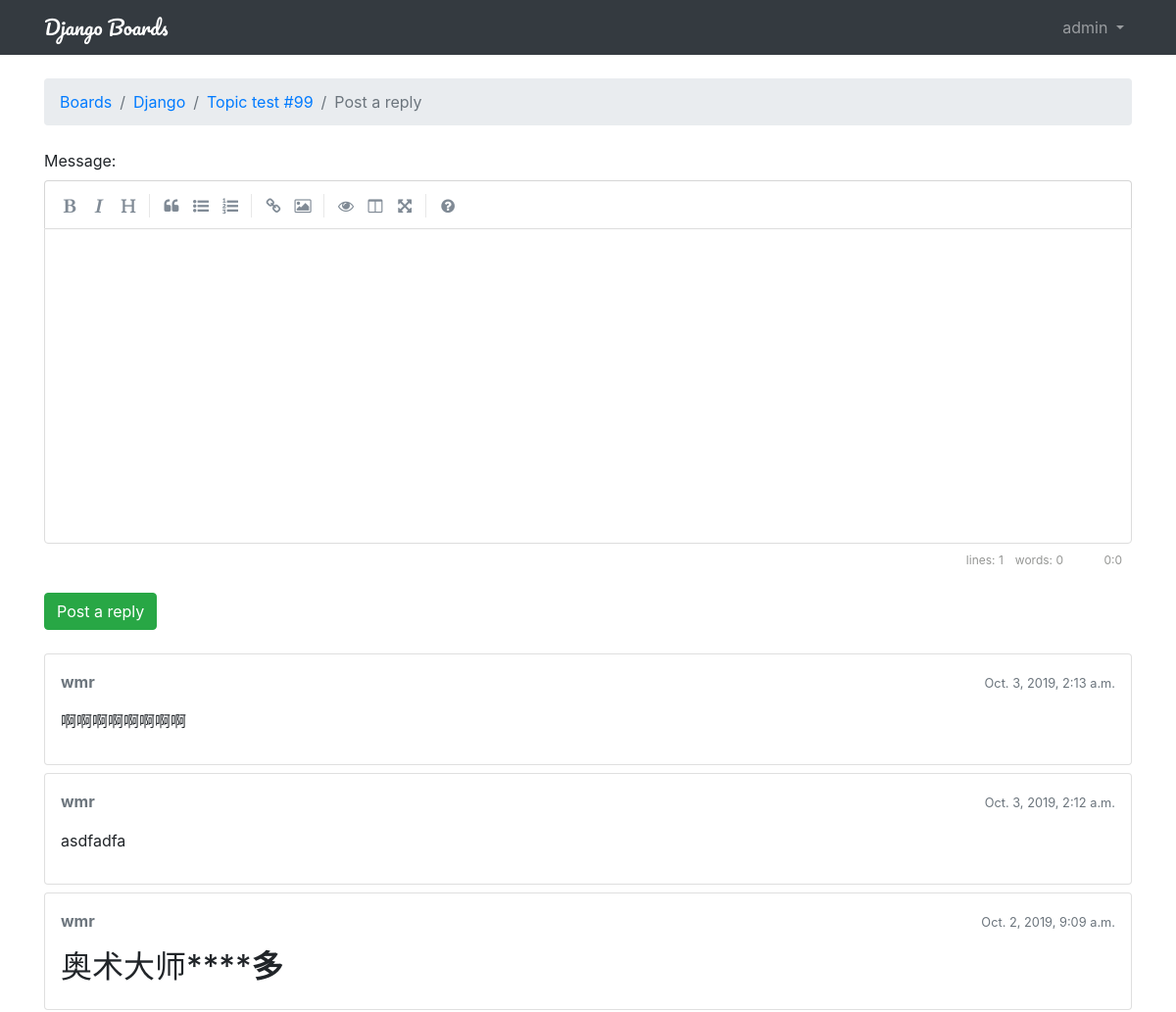
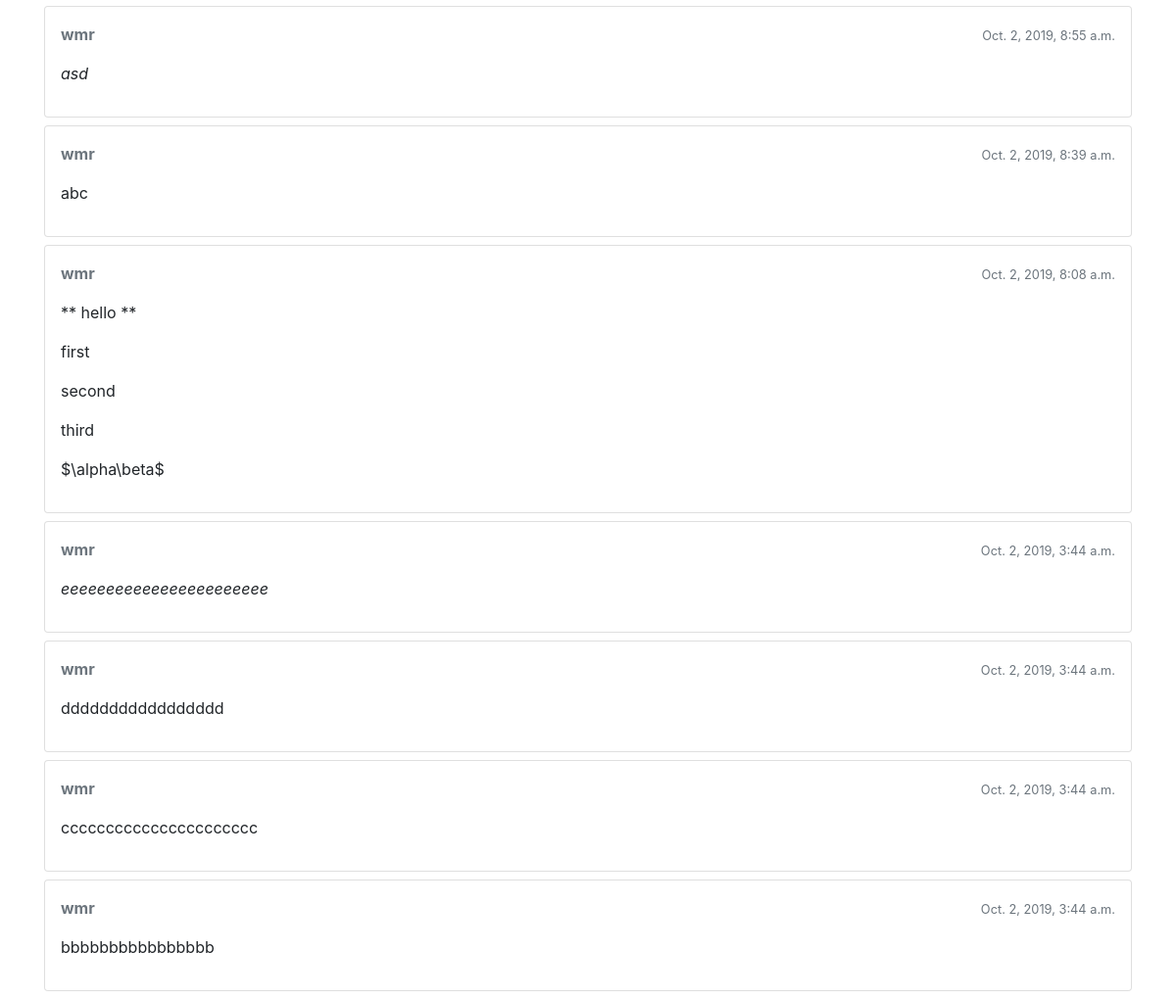
The page /board/1/topics/104/reply/ (signed in) on the database as committed earlier (2 pictures, top to bottom).
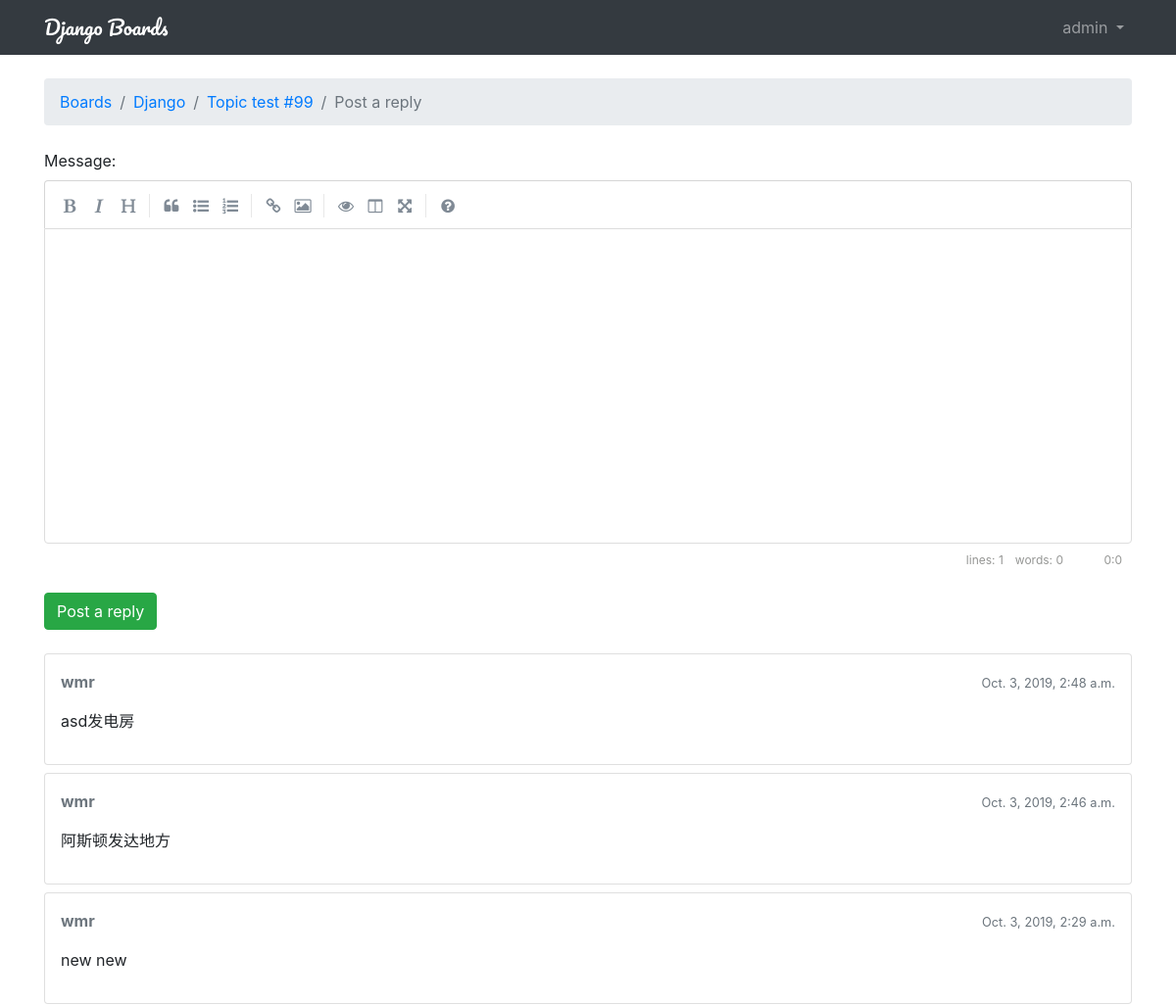
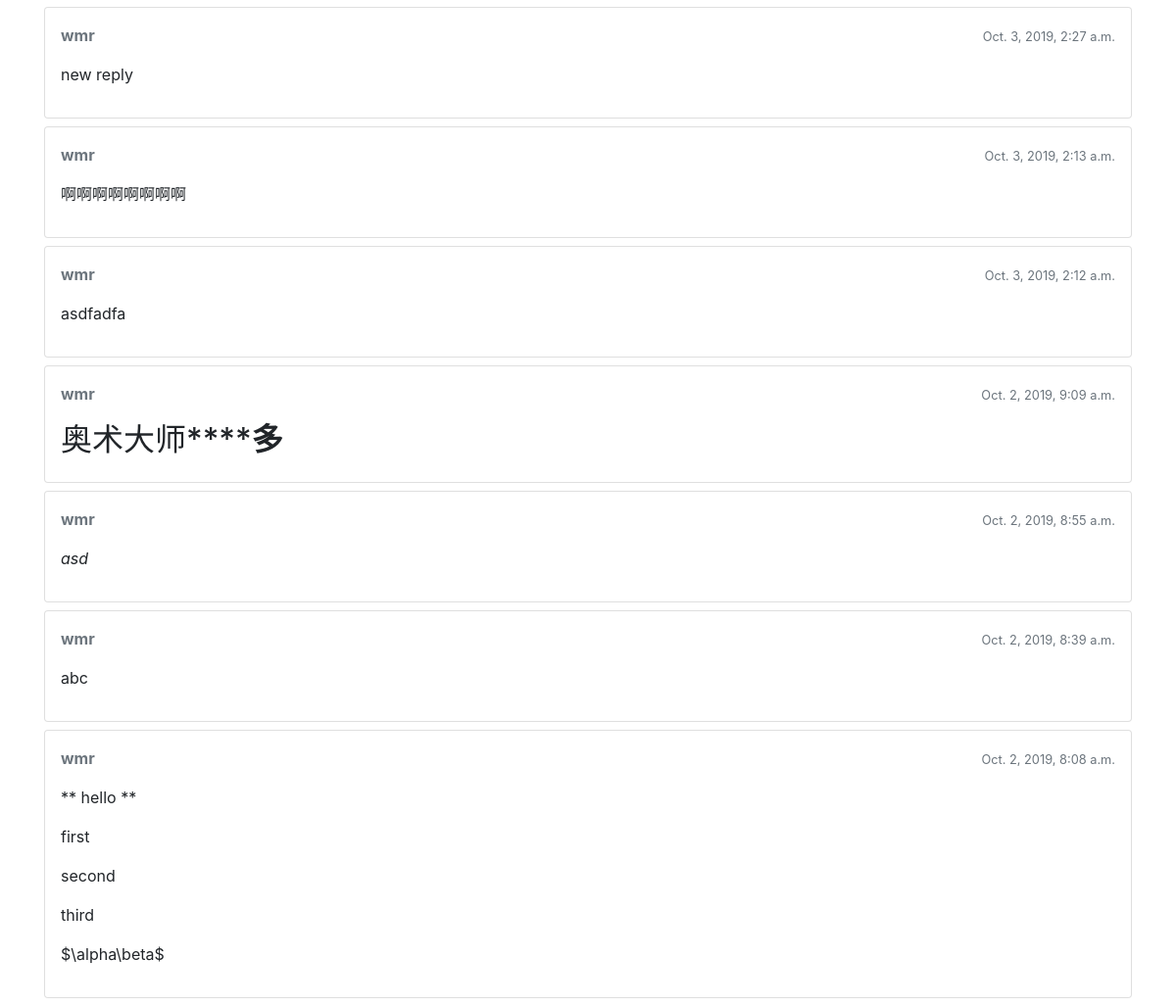
The same page on the database as committed later (2 pictures, top to bottom).
### boards/models.py (models this page shows, shortened)
class Post(models.Model):
    message = models.TextField(max_length=4000)
    topic = models.ForeignKey(Topic, related_name='posts')
    created_at = models.DateTimeField(auto_now_add=True)
    updated_at = models.DateTimeField(null=True)
    created_by = models.ForeignKey(User, related_name='posts')
    updated_by = models.ForeignKey(User, null=True, related_name='+')  # +表示不建立反向关系，即不关心用户修改过哪些帖子
    def get_message_as_markdown(self):
        return mark_safe(markdown(self.message, safe_mode='escape'))

### boards/views.py (the view)
# urls.py: url(r'^board/(?P<pk>\d+)/topics/(?P<topic_pk>\d+)/reply/$', views.reply_topic, name='reply_topic'),
@login_required
def reply_topic(request, pk, topic_pk):
    topic = get_object_or_404(Topic, board__pk=pk, pk=topic_pk)
    if request.method == 'POST':
        form = PostForm(request.POST)
        if form.is_valid():
            post = form.save(commit=False)
            post.topic = topic
            post.created_by = request.user
            post.save()
            topic.last_updated = timezone.now()
            topic.save()
            topic_url = reverse('topic_posts', kwargs={'pk': pk, 'topic_pk': topic_pk})
            topic_post_url = '{url}?page={page}#{id}'.format(
                url=topic_url,
                id=post.pk,
                page=topic.get_page_count()
            )
            print(topic_post_url)
            return redirect(topic_post_url)
    else:
        form = PostForm()
    return render(request, 'reply_topic.html', {'topic': topic, 'form': form})

### boards/models.py (called while the page is built)
    def get_last_ten_posts(self):
        return self.posts.order_by('-created_at')[:10]

### boards/templatetags/form_tags.py (called while the page is built)
@register.filter
def input_class(bound_field):
    css_class = ''
    if bound_field.form.is_bound:
        if bound_field.errors:
            css_class = 'is-invalid'
        elif field_type(bound_field) != 'PasswordInput':
            css_class = 'is-valid'
    return 'form-control {}'.format(css_class)

### templates/reply_topic.html (shortened to what this page needs)
{% extends 'base.html' %}
{% load static %}
{% block stylesheet %}
  <link rel="stylesheet" href="{% static 'css/simplemde.min.css' %}">
{% endblock %}
{% block breadcrumb %}
  <li class="breadcrumb-item"><a href="{% url 'home' %}">Boards</a></li>
  <li class="breadcrumb-item"><a href="{% url 'board_topics' topic.board.pk %}">{{ topic.board.name }}</a></li>
  <li class="breadcrumb-item"><a href="{% url 'topic_posts' topic.board.pk topic.pk %}">{{ topic.subject }}</a></li>
  <li class="breadcrumb-item active">Post a reply</li>
{% endblock %}
{% block content %}
  <form method="post" class="mb-4" novalidate>
    {% include 'include/form.html' %}
    <button type="submit" class="btn btn-success">Post a reply</button>
  </form>
  {% for post in topic.get_last_ten_posts %}
    <div class="card mb-2">
      <div class="card-body p-3">
        <div class="row mb-3">
          <div class="col-6">
            <strong class="text-muted">{{ post.created_by.username }}</strong>
          </div>
          <div class="col-6 text-right">
            <small class="text-muted">{{ post.created_at }}</small>
          </div>
        </div>
        {{ post.get_message_as_markdown }}
      </div>
    </div>
  {% endfor %}
{% endblock %}

Rows that differ between the two databases and show on the page:
no longer on this page (row unchanged): Post: created_by.username "wmr", created_at "Oct. 2, 2019, 3:44 a.m.", get_message_as_markdown "eeeeeeeeeeeeeeeeeeeeeee"
no longer on this page (row unchanged): Post: created_by.username "wmr", created_at "Oct. 2, 2019, 3:44 a.m.", get_message_as_markdown "ddddddddddddddddd"
no longer on this page (row unchanged): Post: created_by.username "wmr", created_at "Oct. 2, 2019, 3:44 a.m.", get_message_as_markdown "cccccccccccccccccccccc"
no longer on this page (row unchanged): Post: created_by.username "wmr", created_at "Oct. 2, 2019, 3:44 a.m.", get_message_as_markdown "bbbbbbbbbbbbbbbb"
added Post: created_by.username "wmr", created_at "Oct. 3, 2019, 2:48 a.m.", get_message_as_markdown "asd发电房"
added Post: created_by.username "wmr", created_at "Oct. 3, 2019, 2:46 a.m.", get_message_as_markdown "阿斯顿发达地方"
added Post: created_by.username "wmr", created_at "Oct. 3, 2019, 2:29 a.m.", get_message_as_markdown "new new"
added Post: created_by.username "wmr", created_at "Oct. 3, 2019, 2:27 a.m.", get_message_as_markdown "new reply"
